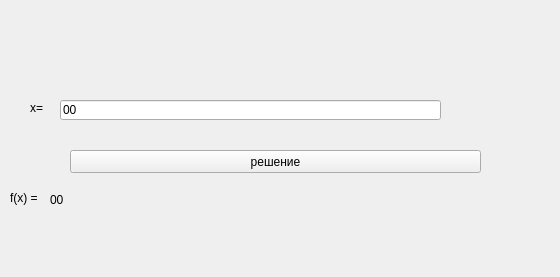
<?xml version="1.0" encoding="UTF-8"?>
<ui version="4.0">
 <class>MainWindow</class>
 <widget class="QMainWindow" name="MainWindow">
  <property name="enabled">
   <bool>true</bool>
  </property>
  <property name="geometry">
   <rect>
    <x>0</x>
    <y>0</y>
    <width>560</width>
    <height>277</height>
   </rect>
  </property>
  <property name="windowTitle">
   <string>MainWindow</string>
  </property>
  <widget class="QWidget" name="centralwidget">
   <widget class="QPushButton" name="pushButton">
    <property name="geometry">
     <rect>
      <x>70</x>
      <y>150</y>
      <width>411</width>
      <height>23</height>
     </rect>
    </property>
    <property name="text">
     <string>решение</string>
    </property>
   </widget>
   <widget class="QLabel" name="label">
    <property name="geometry">
     <rect>
      <x>50</x>
      <y>190</y>
      <width>471</width>
      <height>20</height>
     </rect>
    </property>
    <property name="text">
     <string>00</string>
    </property>
   </widget>
   <widget class="QLabel" name="label_2">
    <property name="geometry">
     <rect>
      <x>10</x>
      <y>190</y>
      <width>31</width>
      <height>16</height>
     </rect>
    </property>
    <property name="text">
     <string>f(x) = </string>
    </property>
   </widget>
   <widget class="QLabel" name="label_3">
    <property name="geometry">
     <rect>
      <x>30</x>
      <y>100</y>
      <width>21</width>
      <height>16</height>
     </rect>
    </property>
    <property name="text">
     <string>x= </string>
    </property>
   </widget>
   <widget class="QLineEdit" name="lineEdit">
    <property name="geometry">
     <rect>
      <x>60</x>
      <y>100</y>
      <width>381</width>
      <height>20</height>
     </rect>
    </property>
    <property name="text">
     <string>00</string>
    </property>
   </widget>
   <widget class="QLabel" name="label_4">
    <property name="geometry">
     <rect>
      <x>30</x>
      <y>20</y>
      <width>451</width>
      <height>61</height>
     </rect>
    </property>
    <property name="text">
     <string/>
    </property>
    <property name="pixmap">
     <pixmap>./Formula_2_12_1.jpg</pixmap>
    </property>
   </widget>
  </widget>
 </widget>
 <resources/>
 <connections/>
</ui>
